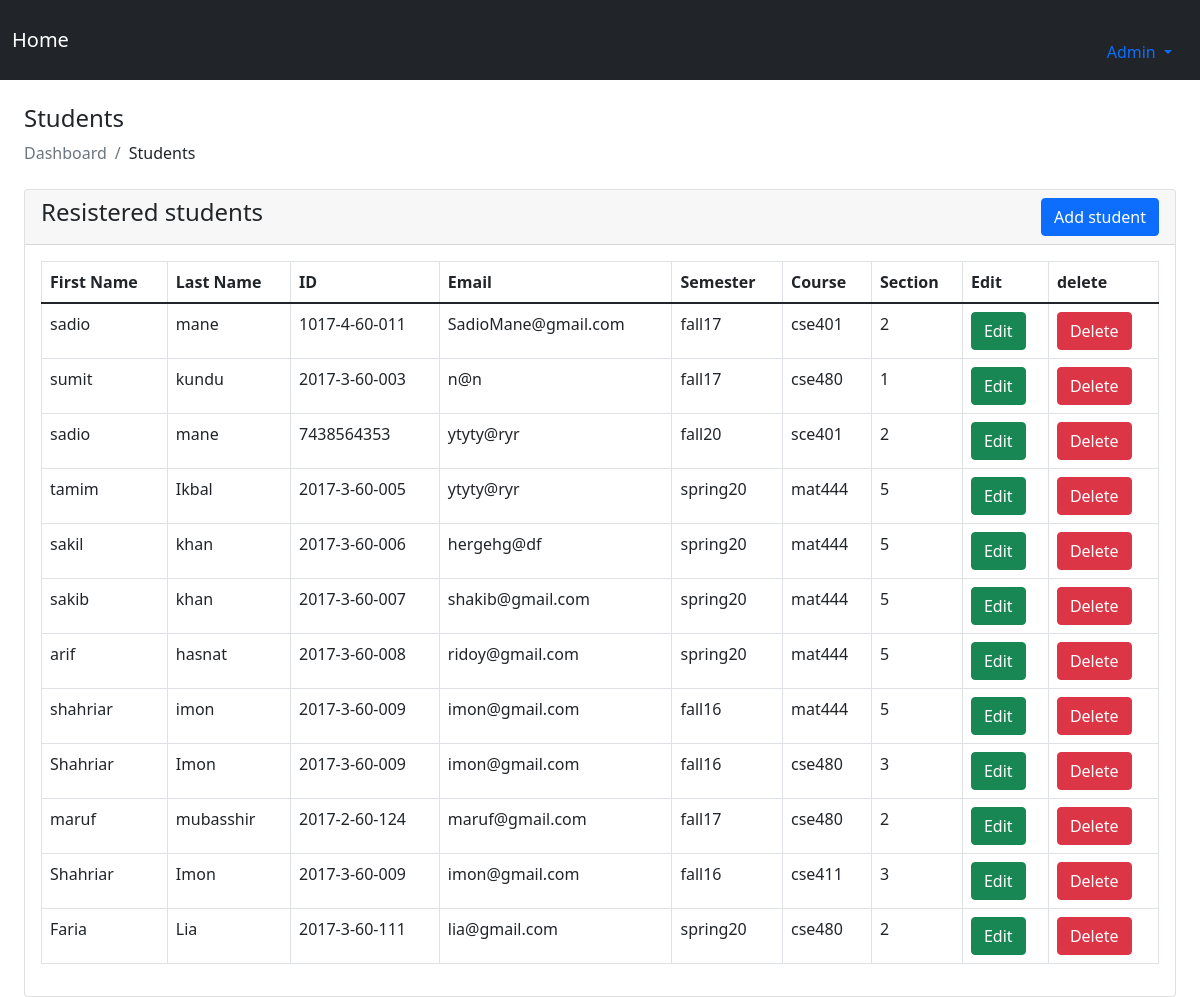
Page /admin/view_students.php (signed in) on the committed database.
### tables this page shows
CREATE TABLE `users` (
  `sno` int(11) NOT NULL,
  `fname` varchar(255) NOT NULL,
  `lname` varchar(255) NOT NULL,
  `email` varchar(255) NOT NULL,
  `semester` varchar(255) NOT NULL,
  `course` varchar(255) NOT NULL,
  `section` int(10) NOT NULL,
  `id` varchar(255) NOT NULL,
  `password` varchar(255) NOT NULL,
  `role_as` int(20) NOT NULL DEFAULT 0,
  `status` int(10) NOT NULL DEFAULT 0,
  `date` datetime NOT NULL DEFAULT current_timestamp()
);

### admin/view_students.php (the view, shortened to what this page needs)
<?php
include('includes/config/dbconnect.php');
include('includes/header.php');
?>
<div class="container-fluid px-4">
    <h4 class="mt-4">Students</h4>
    <ol class="breadcrumb mb-4">
        <li class="breadcrumb-item active">Dashboard</li>
        <li class="breadcrumb-item">Students</li>
    </ol>
    <div class="row">
    <div class="col-md-12">
        <div class="card">
            <div class="card-header">
                <h4>Resistered students
                    <a href="add_student.php" class= "btn btn-primary float-end">Add student</a>
                </h4>
            </div>
            <div class="card-body">
                <table class= "table table-bordered">
                    <thead>
                        <tr>
                            <th>First Name</th>
                            <th>Last Name</th>
                            <th>ID</th>
                            <th>Email</th>
                            <th>Semester</th>
                            <th>Course</th>
                            <th>Section</th>
                            <th>Edit</th>
                            <th>delete</th>
                        </tr>
                    </thead>
                    <tbody>
                        <?Php
                        $sql = "SELECT * FROM users";
                        $result = mysqli_query($conn, $sql);
                        if(mysqli_num_rows($result) > 0){
                            foreach($result as $row){
                                ?>
                                    <tr>
                                        <td><?php echo $row['fname']; ?></td>
                                        <td><?php echo $row['lname']; ?></td>
                                        <td><?php echo $row['id']; ?></td>
                                        <td><?php echo $row['email']; ?></td>
                                        <td><?php echo $row['semester']; ?></td>
                                        <td><?php echo $row['course']; ?></td>
                                        <td><?php echo $row['section']; ?></td>
                                        <td><a href="edit_student.php?user_id=<?php echo $row['sno'];?>" class ="btn btn-success">Edit</a></td>
                                        <td>
                                            <form action="editcode.php" method = "POST">
                                        <button type = "submit" value = "<?php echo $row['sno']; ?>" name = "student_no"  class ="btn btn-danger">Delete</button></td>
                                    </tr>
                                <?php
                            }
                        }else{
                        ?>
                        <tr>
                            <td colspan='6'>No record found</td>
                        </tr>
                        <?php
                        }
                        ?>
                    </tbody>
                </table>
            </div>
        </div>
    </div>
    </div>
</div>
<?php
include('includes/footer.php');
?>

### admin/includes/header.php (shortened to what this page needs)
<!DOCTYPE html>
<html lang="en">
<head>
    <link href="https://cdn.jsdelivr.net/npm/bootstrap@5.1.3/dist/css/bootstrap.min.css" rel="stylesheet">
</head>
<body>
<?php include('includes/navbar.php'); ?>

### admin/includes/navbar.php (shortened to what this page needs)
<nav class="navbar navbar-expand-lg navbar-dark bg-dark">
  <div class="container-fluid">
    <a class="navbar-brand" href="index.php">Home</a>
        <li class="nav-item dropdown ">
          <a class="nav-link dropdown-toggle" href="#" id="navbarDropdown" role="button" data-bs-toggle="dropdown" aria-expanded="false">
            Admin
          </a>
        </li>
    </div>
</nav>

### admin/includes/footer.php (shortened to what this page needs)
</body>
</html>

### rows in the picture
users: fname "sadio", lname "mane", id "1017-4-60-011", email "SadioMane@gmail.com", semester "fall17", course "cse401", section "2", $row['sno'] 4 (drawn)
users: fname "sumit", lname "kundu", id "2017-3-60-003", email "n@n", semester "fall17", course "cse480", section "1", $row['sno'] 11 (drawn)
users: fname "sadio", lname "mane", id "7438564353", email "ytyty@ryr", semester "fall20", course "sce401", section "2", $row['sno'] 13 (drawn)
users: fname "tamim", lname "Ikbal", id "2017-3-60-005", email "ytyty@ryr", semester "spring20", course "mat444", section "5", $row['sno'] 14 (drawn)
users: fname "sakil", lname "khan", id "2017-3-60-006", email "hergehg@df", semester "spring20", course "mat444", section "5", $row['sno'] 15 (drawn)
users: fname "sakib", lname "khan", id "2017-3-60-007", email "shakib@gmail.com", semester "spring20", course "mat444", section "5", $row['sno'] 16 (drawn)
users: fname "arif", lname "hasnat", id "2017-3-60-008", email "ridoy@gmail.com", semester "spring20", course "mat444", section "5", $row['sno'] 17 (drawn)
users: fname "shahriar", lname "imon", id "2017-3-60-009", email "imon@gmail.com", semester "fall16", course "mat444", section "5", $row['sno'] 18 (drawn)
users: fname "Shahriar", lname "Imon", id "2017-3-60-009", email "imon@gmail.com", semester "fall16", course "cse480", section "3", $row['sno'] 19 (drawn)
users: fname "maruf", lname "mubasshir", id "2017-2-60-124", email "maruf@gmail.com", semester "fall17", course "cse480", section "2", $row['sno'] 20 (drawn)
users: fname "Shahriar", lname "Imon", id "2017-3-60-009", email "imon@gmail.com", semester "fall16", course "cse411", section "3", $row['sno'] 21 (drawn)
users: fname "Faria", lname "Lia", id "2017-3-60-111", email "lia@gmail.com", semester "spring20", course "cse480", section "2", $row['sno'] 22 (drawn)
